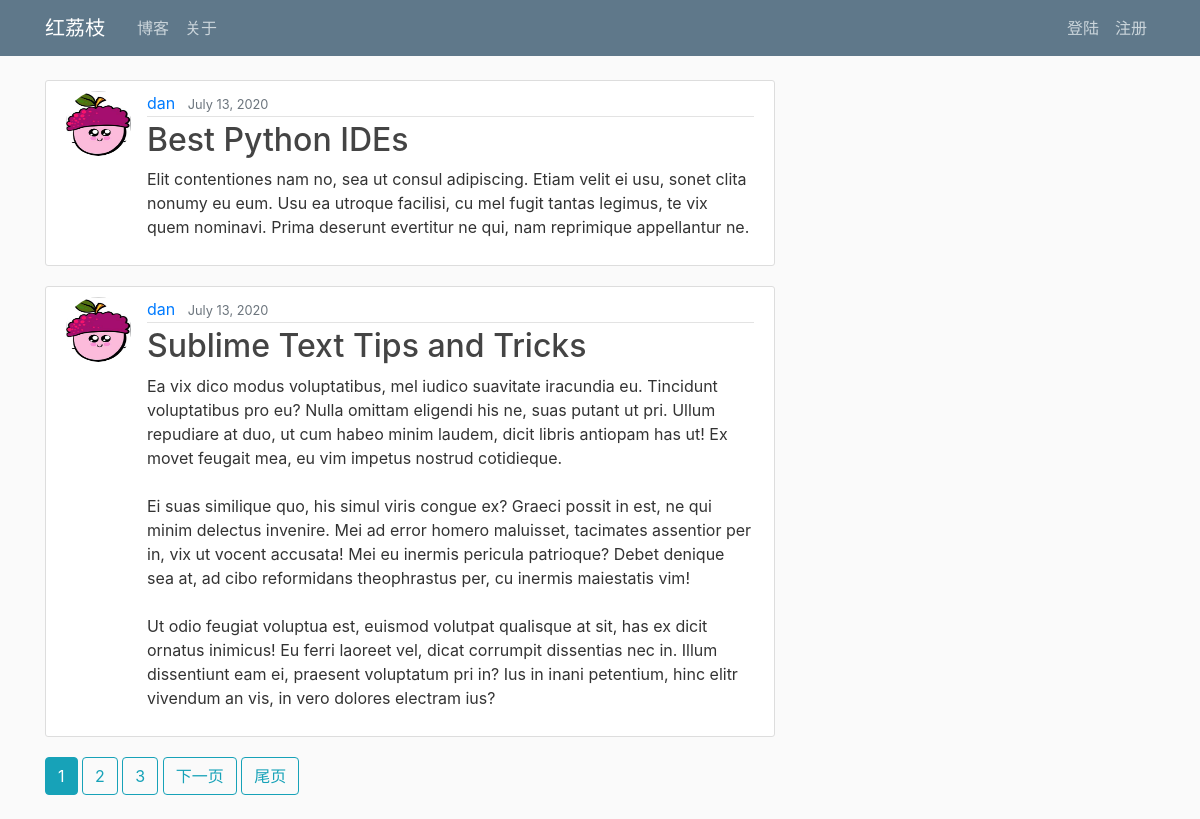
Screenshot of /blog/ with the database file from the repository.
### blog/models.py (models this page shows, shortened)
class Blog(models.Model):
    author      = models.ForeignKey(User, on_delete=models.CASCADE)
    date_posted = models.DateTimeField(default=timezone.now)
    title       = models.CharField(max_length=100)
    content     = models.TextField()
    image       = models.ImageField(upload_to = "blog_img/", blank=True)

### user/models.py (models this page shows, shortened)
class Profile(models.Model):
    user = models.OneToOneField(User, on_delete=models.CASCADE)
    image = models.ImageField(default='default.jpg', upload_to='user/profile_pics')

### blog/views.py (the view)
# urls.py: path('', BlogListView.as_view(), name='blog_home'),
class BlogListView(ListView):
    model = Blog
    template_name = 'blog/blog_home.html'
    context_object_name = 'blogs'
    ordering = ['-date_posted']
    paginate_by = 2

### blog/templates/blog/blog_home.html (shortened to what this page needs)
{% extends "page/page_base.html" %}
{% block content %}
    {% for blog in blogs %}
        <article class="media content-section">
            <img class="rounded-circle article-img" src="{{ blog.author.profile.image.url }}">
            <div class="media-body">
                <div class="article-metadata">
                    <a class="mr-2" href="#">{{ blog.author }}</a>
                    <small class="text-muted">{{ blog.date_posted|date:"F d, Y" }}</small>
                </div>
                <h2><a class="article-title" href="{% url 'blog_detail' blog.id %}">{{ blog.title }}</a></h2>
                <p class="article-content">{{ blog.content }}</p>
            </div>
        </article>
    {% endfor %}
    {% if is_paginated %}
        {% for num in page_obj.paginator.page_range %}
            {% if page_obj.number == num %}
                <a class="btn btn-info mb-4" href="?page={{ num }}">{{ num }}</a>
            {% elif num > page_obj.number|add:'-3' and num < page_obj.number|add:'3' %}
                <a class="btn btn-outline-info mb-4" href="?page={{ num }}">{{ num }}</a>
            {% endif %}
        {% endfor %}
        {% if page_obj.has_next %}
            <a class="btn btn-outline-info mb-4" href="?page={{ page_obj.next_page_number }}">下一页</a>
            <a class="btn btn-outline-info mb-4" href="?page={{ page_obj.paginator.num_pages}}">尾页</a>
        {% endif %}
    {% endif %}
{% endblock content %}

### page/static/page/main.css (style rules this page uses)
body { background: #fafafa; color: #333333; margin-top: 5rem; }
h1, h2, h3, h4, h5, h6 { color: #444444; }
.content-section { background: #ffffff; padding: 10px 20px; border: 1px solid #dddddd; border-radius: 3px; margin-bottom: 20px; }
.article-title { color: #444444; }
.article-content { white-space: pre-line; }
.article-img { height: 65px; width: 65px; margin-right: 16px; }
.article-metadata { padding-bottom: 1px; margin-bottom: 4px; border-bottom: 1px solid #e3e3e3 }

### rows the page displays
Blog: author.profile.image (picture), author "dan", date_posted "July 13, 2020", title "Best Python IDEs", content "Elit contentiones nam no, sea ut consul adipiscing. Etiam velit ei usu, sonet clita nonumy eu eum. Usu ea utroque facilisi, cu mel fugit tantas legimus, te vix quem nominavi. Prima deserunt evertitur ne qui, nam reprimique appellantur ne."
Blog: author.profile.image (picture), author "dan", date_posted "July 13, 2020", title "Sublime Text Tips and Tricks", content "Ea vix dico modus voluptatibus, mel iudico suavitate iracundia eu. Tincidunt voluptatibus pro eu? Nulla omittam eligendi his ne, suas putant ut pri. Ullum repudiare at duo, ut cum habeo minim laudem, dicit libris antiopam has ut! Ex movet feugait mea, eu vim impetus nostrud cotidieque. Ei suas similique quo, his simul viris congue ex? Graeci possit in est, ne qui minim delectus invenire. Mei ad error homero maluisset, tacimates assentior per in, vix ut vocent accusata! Mei eu inermis pericula patrioque? Debet denique sea at, ad cibo reformidans theophrastus per, cu inermis maiestatis vim! Ut odio feugiat voluptua est, euismod volutpat qualisque at sit, has ex dicit ornatus inimicus! Eu…"

### other values shown
{{ num }} "1"
{{ num }} "2" "3"
